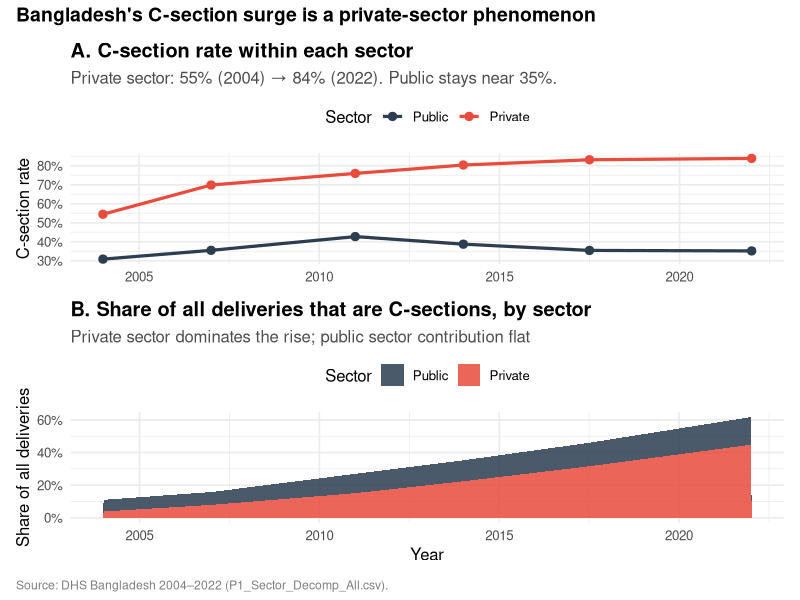

Source code (R):
# =============================================================================
# 23_sector_decomposition.R
#
# Bangladesh: private-vs-public C-section share over time. Demonstrates the
# economic transition: the private sector both performs C-sections at a much
# higher rate AND captures an ever-larger share of total deliveries.
#
# Top panel:    C-section rate WITHIN each sector (private vs public)
# Bottom panel: Sector share of all C-section deliveries (the demand shift)
#
# Input:  data/processed/descriptive/P1_Sector_Decomp_All.csv
# Output: figures/03_sector_decomposition.png
# Reference: Sujon et al. (2025); PMC11289978 (urgent need to address rising
#            C-sections in LMICs); private-sector dominance per AJOG/PLOS One.
# =============================================================================

suppressPackageStartupMessages({
  library(dplyr)
  library(tidyr)
  library(ggplot2)
  library(readr)
  library(patchwork)
  library(here)
})

dat <- read_csv(
  here("data", "processed", "descriptive", "P1_Sector_Decomp_All.csv"),
  show_col_types = FALSE
) %>%
  filter(country == "Bangladesh") %>%
  mutate(sector = factor(sector, levels = c("Public", "Private")))

# Panel A: C-section rate within each sector
pA <- ggplot(dat, aes(x = year, y = csec_pct / 100,
                      color = sector, group = sector)) +
  geom_line(linewidth = 1.1) +
  geom_point(size = 2.5) +
  scale_color_manual(values = c(Public = "#2c3e50", Private = "#e74c3c")) +
  scale_y_continuous(labels = scales::percent_format(accuracy = 1)) +
  labs(
    title    = "A. C-section rate within each sector",
    subtitle = "Private sector: 55% (2004) → 84% (2022). Public stays near 35%.",
    x = NULL, y = "C-section rate", color = "Sector"
  ) +
  theme_minimal(base_size = 12) +
  theme(legend.position = "top",
        plot.title    = element_text(face = "bold"),
        plot.subtitle = element_text(color = "gray30"))

# Panel B: Sector share of total C-section deliveries
pB <- ggplot(dat, aes(x = year, y = sector_share_pct / 100,
                      fill = sector)) +
  geom_area(alpha = 0.85) +
  scale_fill_manual(values = c(Public = "#2c3e50", Private = "#e74c3c")) +
  scale_y_continuous(labels = scales::percent_format(accuracy = 1)) +
  labs(
    title    = "B. Share of all deliveries that are C-sections, by sector",
    subtitle = "Private sector dominates the rise; public sector contribution flat",
    x = "Year", y = "Share of all deliveries", fill = "Sector"
  ) +
  theme_minimal(base_size = 12) +
  theme(legend.position = "top",
        plot.title    = element_text(face = "bold"),
        plot.subtitle = element_text(color = "gray30"))

combined <- pA / pB +
  plot_annotation(
    title    = "Bangladesh's C-section surge is a private-sector phenomenon",
    caption  = "Source: DHS Bangladesh 2004–2022 (P1_Sector_Decomp_All.csv).",
    theme = theme(
      plot.title = element_text(face = "bold", size = 14),
      plot.caption = element_text(color = "gray50", hjust = 0)
    )
  )

out_path <- here("figures", "03_sector_decomposition.png")
ggsave(out_path, combined, width = 9, height = 9, dpi = 300)
cat("Saved:", out_path, "\n")
